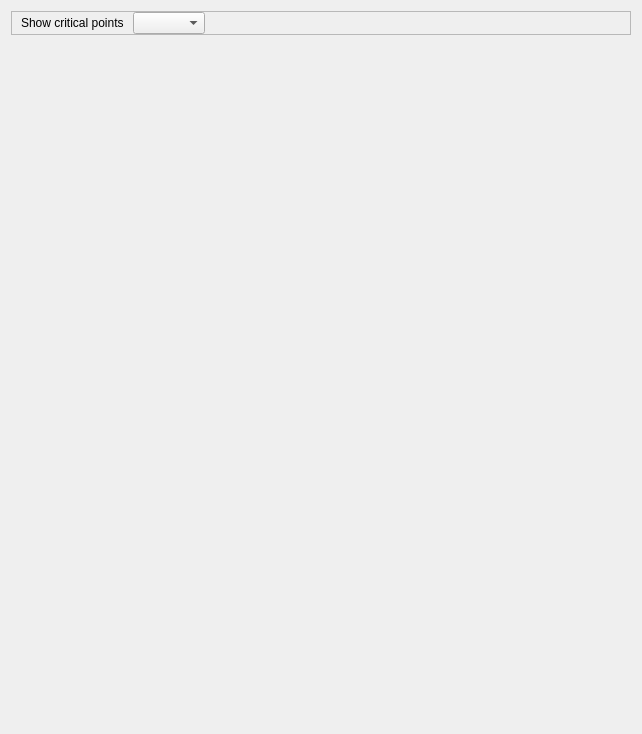
      <widget class="QWidget" name="page_8">
       <property name="geometry">
        <rect>
         <x>0</x>
         <y>0</y>
         <width>642</width>
         <height>734</height>
        </rect>
       </property>
       <attribute name="label">
        <string>2D Figure</string>
       </attribute>
       <layout class="QVBoxLayout" name="verticalLayout_21">
        <item>
         <widget class="QFrame" name="frame_15">
          <property name="frameShape">
           <enum>QFrame::StyledPanel</enum>
          </property>
          <property name="frameShadow">
           <enum>QFrame::Raised</enum>
          </property>
          <layout class="QHBoxLayout" name="horizontalLayout">
           <property name="topMargin">
            <number>0</number>
           </property>
           <property name="bottomMargin">
            <number>0</number>
           </property>
           <item>
            <widget class="QLabel" name="label">
             <property name="text">
              <string>Show critical points </string>
             </property>
            </widget>
           </item>
           <item>
            <widget class="QComboBox" name="bcp_for_figure"/>
           </item>
           <item>
            <spacer name="horizontalSpacer_8">
             <property name="orientation">
              <enum>Qt::Horizontal</enum>
             </property>
             <property name="sizeHint" stdset="0">
              <size>
               <width>391</width>
               <height>20</height>
              </size>
             </property>
            </spacer>
           </item>
          </layout>
         </widget>
        </item>
        <item>
         <widget class="PyqtGraphWidget" name="PyqtGraphWidget" native="true">
          <property name="sizePolicy">
           <sizepolicy hsizetype="Expanding" vsizetype="Expanding">
            <horstretch>0</horstretch>
            <verstretch>0</verstretch>
           </sizepolicy>
          </property>
          <property name="minimumSize">
           <size>
            <width>0</width>
            <height>100</height>
           </size>
          </property>
         </widget>
        </item>
       </layout>
      </widget>
